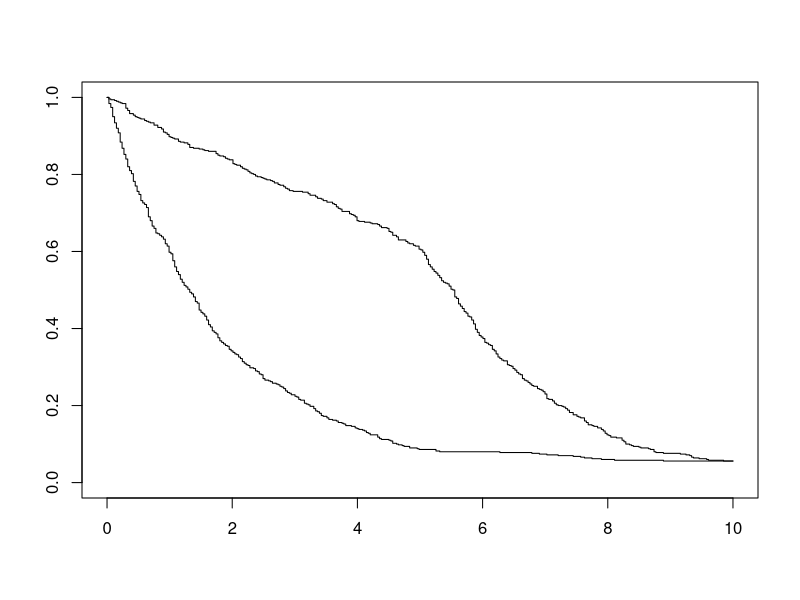
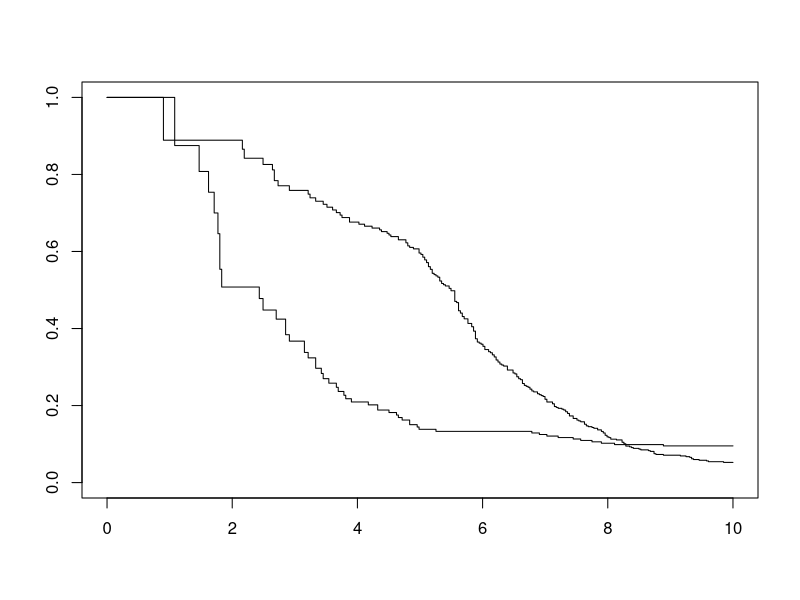
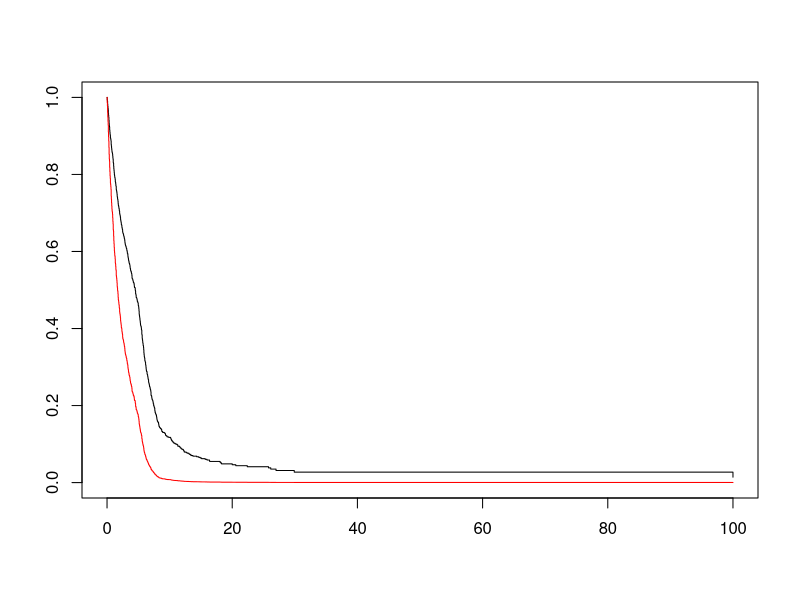
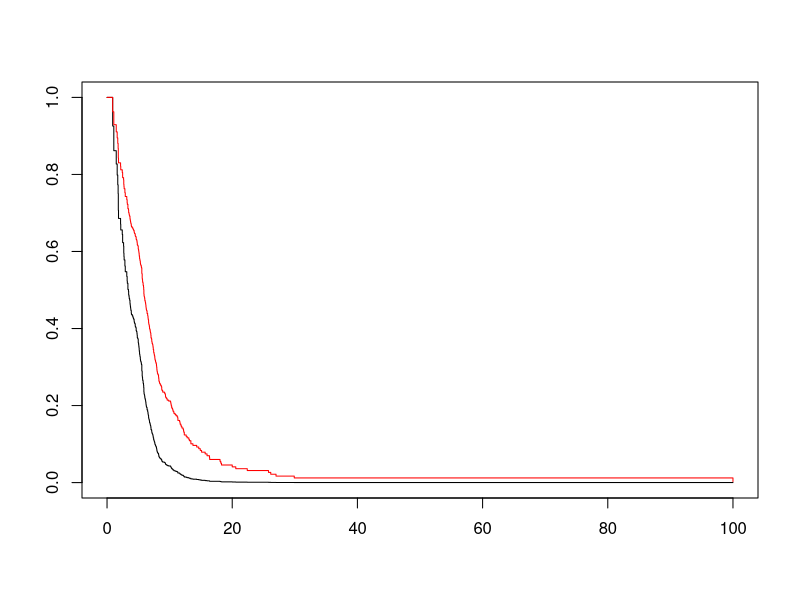

The R script that drew these images, in order:
## ---- chunk 1
library(survival)
pbcseq <-read.csv("pbcseq.csv")
coxph(Surv(time1,time2,event==2)~log(bili)+protime+albumin,data=pbcseq)
pbc<-read.csv("pbc.csv")
coxph(Surv(time,status==2)~log(bili)+protime+albumin,data=subset(pbc,!is.na(trt)))
## ---- chunk 2
fake<-read.csv("fakelogrank2.csv")
head(fake)
coxph(Surv(time,status)~group,data=fake)
## ---- chunk 3
coxph(Surv(start,time,status)~group,data=subset(fake,start<time))
## ---- chunk 4
plot(survfit(Surv(time,status)~group,data=fake),xlim=c(0,10))
plot(survfit(Surv(start,time,status)~group,data=subset(fake,start<time)),xlim=c(0,10))
## ---- chunk 5
m0<-coxph(Surv(time,status)~group,data=fake)
plot(survfit(m0,newdata=data.frame(group=0:1)),col=c("black","red"))
m1<-coxph(Surv(start,time,status)~group,data=subset(fake,start<time))
plot(survfit(m1,newdata=data.frame(group=0:1)),col=c("black","red"))
## ---- chunk 6
nickel <-read.csv("nickel.csv")
head(nickel)
## ---- chunk 7
coxph(Surv(date_of_birth+first_followed,date_of_birth+last_followed,ICD9>0)~exposure,data=nickel)
## ---- chunk 8
coxph(Surv(first_followed,last_followed,ICD9>0)~exposure,data=nickel)
coxph(Surv(first_followed-first_employed,last_followed-first_employed,ICD9>0)~exposure,data=nickel)
## ---- chunk 9
nickel$cancer<-with(nickel, ICD9>=160 & ICD9<170)
coxph(Surv(date_of_birth+first_followed,date_of_birth+last_followed,cancer)~exposure,data=nickel)
coxph(Surv(first_followed,last_followed,cancer)~exposure,data=nickel)
coxph(Surv(first_followed-first_employed,last_followed-first_employed,cancer)~exposure,data=nickel)
